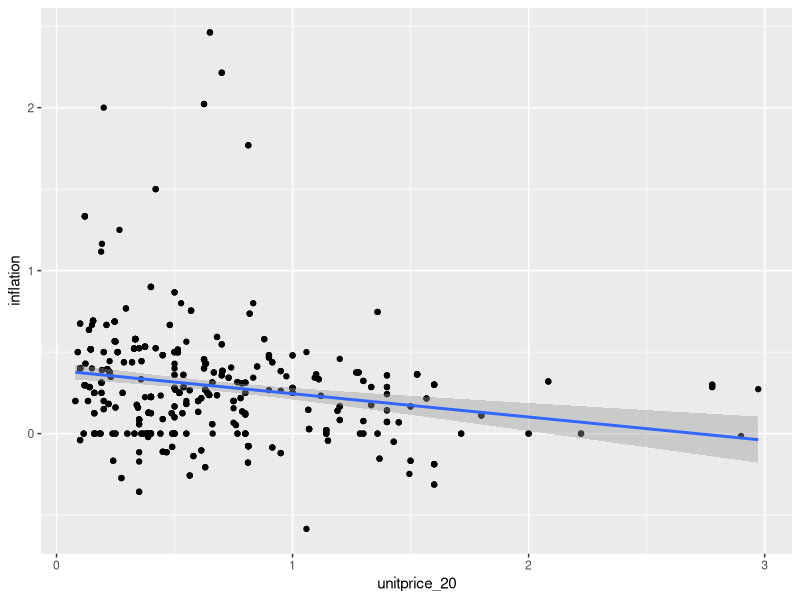
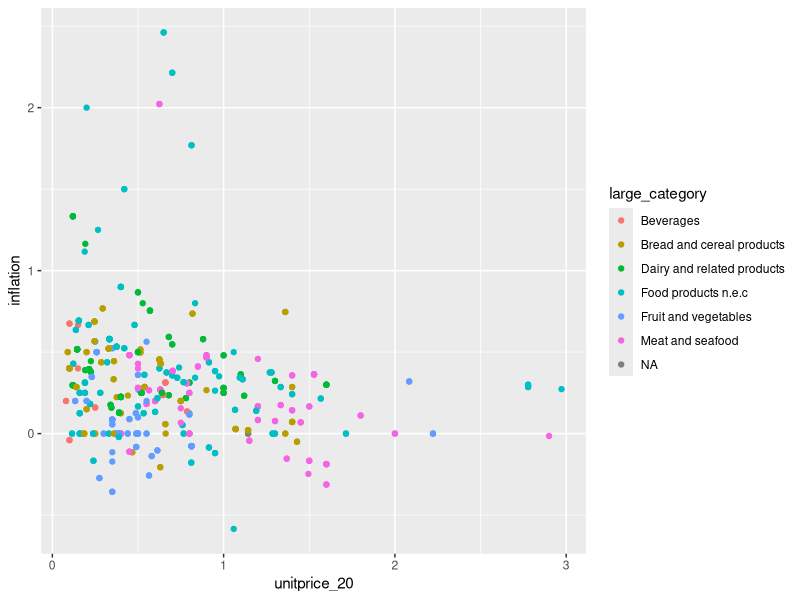
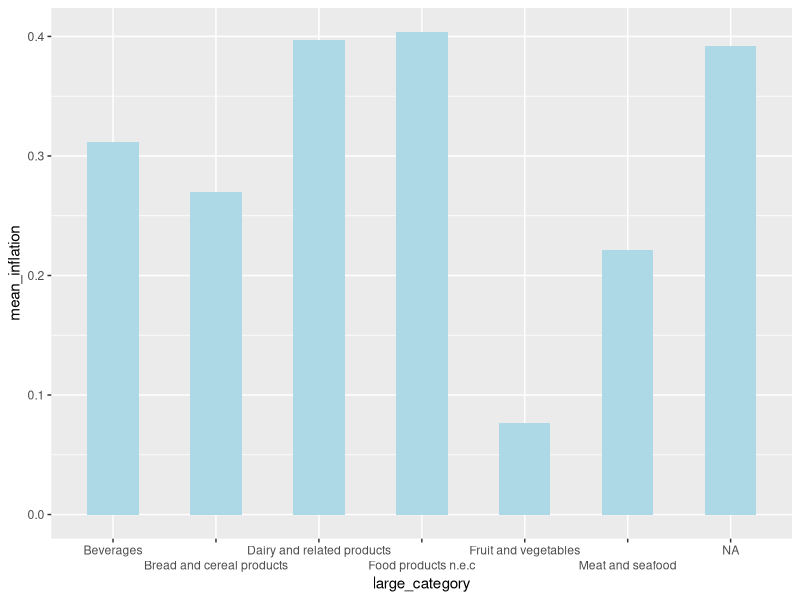
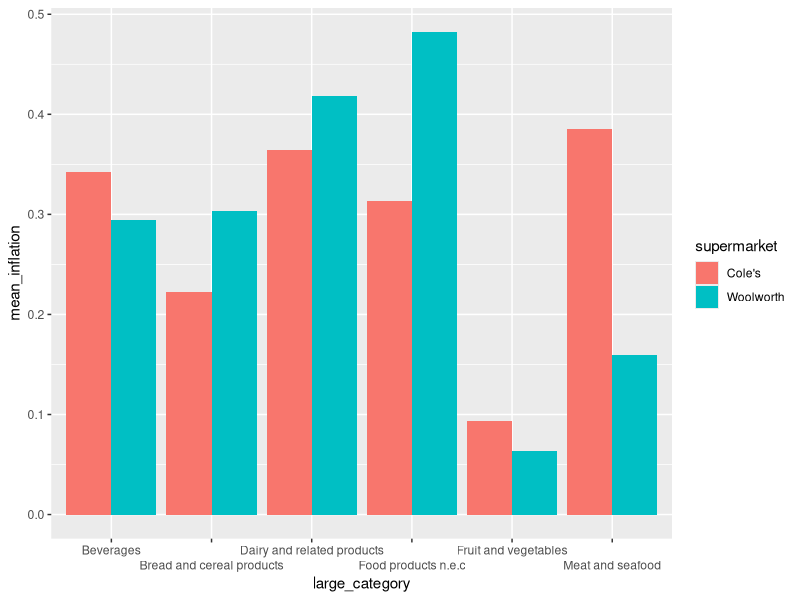

The R source for these figures, in order:
## ---- chunk 1
knitr::opts_chunk$set(echo = TRUE)
library(tidyverse)
## ---- chunk 2
ww_Jul <- read.csv("WW_2023Jul.csv")
coles_Jul <- read.csv("Coles_2023Jul.csv")
ww_Dec <- read.csv("WW_2023Dec.csv")
coles_Dec <- read.csv("Coles_2023Dec.csv")
data_2020 <- read.csv("2020Dec.csv")
## ---- chunk 3
match_coles_Jul <- coles_Jul %>%
  filter(is.na(substitution) & !is.na(price))
match_ww_Jul <- ww_Jul %>%
  filter(is.na(substitution) & !is.na(price))
matched_Jul <- rbind(match_coles_Jul, match_ww_Jul)

match_coles_Dec <- coles_Dec %>%
  filter(is.na(substitution) & !is.na(price))
match_coles_Dec <- match_coles_Dec[,1:14]
match_ww_Dec <- ww_Dec %>%
  filter(is.na(substitution) & !is.na(price))
matched_Dec <- rbind(match_coles_Dec, match_ww_Dec)
## ---- chunk 4
data_2020 <- data_2020 %>%
  group_by(brand, item_name, category, desc)%>%
  summarise(
    min_price = min(product_cost),
    max_price = max(product_cost),
    min_product_size = min(product_size),
    max_product_size = max(product_size)
  ) %>%
  ungroup() %>%
  select(category, desc, brand, item_name, min_price, max_price, 
         min_product_size, max_product_size)

matched_Dec <- matched_Dec %>%
  left_join(data_2020)
## ---- chunk 5
matched_Dec <- matched_Dec %>%
  filter(min_price == max_price) %>%
  filter(min_product_size == max_product_size) %>%
  filter(is.na(product_size) == F) %>%
  select(category, desc, brand, item_name, min_price, min_product_size, 
         store, price, product_size) 
colnames(matched_Dec) <- c("category", "desc", "brand", "item_name",
                           "price_20", "size_20", "store", "price_Dec", "size_Dec")
matched_Dec$size_Dec <- as.numeric(matched_Dec$size_Dec)
## ---- chunk 6
category_mapping <- c("Breads and rolls,  refined grain (white), unfortified" = "Bread and cereal products",
                      "Breads and rolls, refined grain, fortified" = "Bread and cereal products",
                      "Breads and rolls, wholegrain (all grains), unfortified" = "Bread and cereal products",
                      "Breads and rolls, wholegrain, fortified" = "Bread and cereal products",
                      "Breakfast cereal, RTE, fortified, sugars >20g/100g" = "Bread and cereal products",
                      "Breakfast cereal, RTE, fortified, sugars ≤20g/100g" = "Bread and cereal products",
                      "Breakfast cereal, RTE, unfortified, sugars >20g/100g" = "Bread and cereal products",
                      "Breakfast cereal, RTE, unfortified, sugars ≤20g/100g" = "Bread and cereal products",
                      "Hot porridge" = "Bread and cereal products",
                      "Rice, grains and flours" = "Bread and cereal products",
                      "Batter‐based products" = "Meat and seafood",
                      "Eggs, without additions" = "Meat and seafood",
                      "Fish, processed, battered or crumbed" = "Meat and seafood",
                      "Fish, processed, tinned" = "Meat and seafood",
                      "Fish, unprocessed, without additions" = "Meat and seafood",
                      "Processed meat" = "Meat and seafood",
                      "Red meat, fat fully-trimmed" = "Meat and seafood",
                      "Red meat, untrimmed or semi-trimmed" = "Meat and seafood",
                      "Ultra-processed meats" = "Meat and seafood",
                      "Cheese" = "Dairy and related products",
                      "Cream" = "Dairy and related products",
                      "Dairy milk, full fat" = "Dairy and related products",
                      "Dairy milk, reduced fat or skim" = "Dairy and related products",
                      "Flavoured milk" = "Dairy and related products",
                      "Solid fats" = "Dairy and related products",
                      "Ultra-processed cheese" = "Dairy and related products",
                      "Yoghurt, full fat" = "Dairy and related products",
                      "Yoghurt, reduced fat" = "Dairy and related products",
                      "Commercial fruit, in brine or juice" = "Fruit and vegetables",
                      "Commercial fruit, in syrup" = "Fruit and vegetables",
                      "Dried fruit" = "Fruit and vegetables",
                      "Fruit" = "Fruit and vegetables",
                      "Green leafy vegetables" = "Fruit and vegetables",
                      "Orange/yellow vegetables" = "Fruit and vegetables",
                      "Other vegetables" = "Fruit and vegetables",
                      "Potatoes, unprocessed" = "Fruit and vegetables",
                      "Vegetable dishes" = "Fruit and vegetables",
                      "Dairy milk substitutes" = "Food products n.e.c",
                      "Desserts" = "Food products n.e.c",
                      "Dips" = "Food products n.e.c",
                      "Legumes and legume dishes" = "Food products n.e.c",
                      "Margarines and margarine-like spreads" = "Food products n.e.c",
                      "Meat substitutes and dishes" = "Food products n.e.c",
                      "Muffins and scones" = "Food products n.e.c",
                      "Oils" = "Food products n.e.c",
                      "Pasta and noodles, plain" = "Food products n.e.c",
                      "Pasta and noodles, with additions" = "Food products n.e.c",
                      "Potatoes, processed" = "Food products n.e.c",
                      "Savoury biscuits" = "Food products n.e.c",
                      "Savoury snacks" = "Food products n.e.c",
                      "Seeds and nuts" = "Food products n.e.c",
                      "Sweet snacks"  = "Food products n.e.c",
                      "Sweet spreads and syrups" = "Food products n.e.c",
                      "Fruit and vegetable juice" = "Beverages",
                      "Liquid breakfast, fortified beverages (like Milo)" = "Beverages",
                      "Sweetened beverages" = "Beverages",
                      "Poultry" = "Meat and seafood")

matched_Dec <- matched_Dec %>%
  mutate(large_category = case_when(
    category %in% names(category_mapping) ~ category_mapping[category],
    TRUE ~ as.character(category)))
## ---- chunk 7
matched_Dec <- matched_Dec %>%
  mutate(unitprice_20 = price_20*100/size_20, 
         unitprice_Dec = price_Dec*100/size_Dec,
         inflation = unitprice_Dec/unitprice_20 - 1)
## ---- chunk 8
inflation_summary <- matched_Dec %>%
  group_by(category)%>%
  summarise(mean_inflation = mean(inflation, na.rm = TRUE))

mean(matched_Dec$inflation)
summary(matched_Dec$inflation)
## ---- chunk 9
ggplot(matched_Dec, aes(x = unitprice_20, y = inflation)) +
  geom_point() + geom_smooth(method = "lm")
## ---- chunk 10
ggplot(matched_Dec, aes(x = unitprice_20, y = inflation, col = large_category)) +
  geom_point()
## ---- chunk 11
CPI_category <- matched_Dec %>%
  group_by(large_category) %>%
  summarise(mean_inflation = mean(inflation, na.rm = TRUE))

ggplot(data = CPI_category, aes(x = large_category, y = mean_inflation)) +
  geom_col(fill = "lightblue", width = 0.5) + guides(x = guide_axis(n.dodge = 2))
## ---- chunk 12
matched_Jul <- matched_Jul %>%
  left_join(matched_Dec) %>%
  filter(!is.na(price_Dec)) %>%
  filter(!is.na(product_size)) %>%
  select(category, desc, brand, item_name, store, price, product_size, price_Dec, size_Dec)
colnames(matched_Jul) <- c("category", "desc", "brand", "item_name", "store", "price_Jul", 
                           "size_Jul", "price_Dec", "size_Dec")
## ---- chunk 13
matched_Jul <- matched_Jul %>%
  mutate(unitprice_Jul = price_Jul*100/size_Jul, 
         unitprice_Dec = price_Dec*100/size_Dec,
         inflation = unitprice_Dec/unitprice_Jul - 1)

infla_JvD_summary <- matched_Jul %>%
  group_by(category) %>%
  summarise(mean_inflation = mean(inflation, na.rm = TRUE))

mean(matched_Jul$inflation)
## ---- chunk 14
named <- matched_Dec %>%
  filter(brand != "Woolworths") %>%
  filter(brand != "Coles")

wool <- matched_Dec %>%
  filter(brand == "Woolworths")
col <- matched_Dec %>%
  filter(brand == "Coles")
no_name <- rbind(wool, col)

infla_named <- named %>%
  mutate(inflation = unitprice_Dec/unitprice_20-1)%>%
  select(brand, item_name, category, desc, inflation, unitprice_Dec, unitprice_20)

infla_no_name <- no_name %>%
  mutate(inflation = unitprice_Dec/unitprice_20-1)%>%
  select(brand, item_name, category, desc, inflation, unitprice_Dec, unitprice_20)

mean(named$inflation)
mean(no_name$inflation)
## ---- chunk 15
a <- filter(matched_Dec, store == "Merrylands")
b <- filter(matched_Dec, store == "Auburn")
c <- filter(matched_Dec, store == "East Village")
d <- filter(matched_Dec, store == "Burwood")

low_eco <- rbind(a,b)
med_eco <- rbind(c,d)

infla_loweco <- low_eco %>%
  mutate(inflation = unitprice_Dec/unitprice_20-1)%>%
  select(brand, item_name, category, desc, inflation, unitprice_Dec, unitprice_20)

infla_medeco <- med_eco %>%
  mutate(inflation = unitprice_Dec/unitprice_20-1)%>%
  select(brand, item_name, category, desc, inflation, unitprice_Dec, unitprice_20)

mean(infla_loweco$inflation)
mean(infla_medeco$inflation)
## ---- chunk 16
match_coles_Dec <- match_coles_Dec %>%
  left_join(data_2020) %>%
  filter(min_price == max_price) %>%
  filter(min_product_size == max_product_size) %>%
  filter(is.na(product_size) == F) %>%
  select(category, desc, brand, item_name, min_price, min_product_size, 
         store, price, product_size) 
colnames(match_coles_Dec) <- c("category", "desc", "brand", "item_name",
                           "price_20", "size_20", "store", "price_Dec", "size_Dec")
match_coles_Dec$size_Dec <- as.numeric(match_coles_Dec$size_Dec)

match_ww_Dec <- match_ww_Dec %>%
  left_join(data_2020) %>% 
  filter(min_price == max_price) %>%
  filter(min_product_size == max_product_size) %>%
  filter(is.na(product_size) == F) %>%
  select(category, desc, brand, item_name, min_price, min_product_size, 
         store, price, product_size) 
colnames(match_ww_Dec) <- c("category", "desc", "brand", "item_name",
                           "price_20", "size_20", "store", "price_Dec", "size_Dec")

match_ww_Dec <- match_ww_Dec %>%
  mutate(large_category = case_when(
    category %in% names(category_mapping) ~ category_mapping[category],
    TRUE ~ as.character(category)))

match_coles_Dec <- match_coles_Dec %>%
  mutate(large_category = case_when(
    category %in% names(category_mapping) ~ category_mapping[category],
    TRUE ~ as.character(category)))

inflation_ww <- match_ww_Dec %>%
  mutate(unit_price_20 = price_20*100/size_20,
         unit_price_Dec = price_Dec*100/size_Dec,
         inflation = unit_price_Dec/unit_price_20-1)

inflation_coles <- match_coles_Dec %>%
  mutate(unit_price_20 = price_20*100/size_20,
         unit_price_Dec = price_Dec*100/size_Dec,
         inflation = unit_price_Dec/unit_price_20-1)

mean(inflation_ww$inflation)
mean(inflation_coles$inflation)
## ---- chunk 17
WvsC <- rbind(inflation_coles, inflation_ww) 

store_mapping <- c("East Village" = "Cole's",
                   "Merrylands" = "Cole's",
                   "Auburn" = "Woolworth",
                   "Burwood" = "Woolworth")

WvsC <- WvsC %>%
  mutate(supermarket = case_when(
    store %in% names(store_mapping) ~ store_mapping[store],
    TRUE ~ as.character(store)))

by_category <- WvsC %>%
  group_by(large_category, supermarket) %>%
  summarise(mean_inflation = mean(inflation, na.rm = TRUE))

ggplot(data = by_category[1:12,], aes(x = large_category, y = mean_inflation, fill = supermarket)) +
  geom_bar(stat = "identity", position = 'dodge') + guides(x = guide_axis(n.dodge = 2))
## ---- chunk 18
price_ww <- inflation_ww %>%
  group_by(category) %>%
  summarise(mean_unitprice = mean(unit_price_Dec, na.rm = TRUE))

price_coles <- inflation_coles %>%
  group_by(category) %>%
  summarise(mean_unitprice = mean(unit_price_Dec, na.rm = TRUE))

mean(inflation_ww$unit_price_Dec)
mean(inflation_coles$unit_price_Dec)
## ---- chunk 19
# Dec 2020 vs Dec 2023 inflation rate for each category
#View(inflation_summary)

# Dec 2020 vs Dec 2023 inflation rate for larger categories (ABS's category)
#View(CPI_category)

# Jul 2023 vs Dec 2023 inflation rate for each category
#View(infla_JvD_summary)

# Comparing inflation rates for larger categories of Woolworth and Cole's
#View(by_category)

# Dataframe containing all valid observations after data cleaning for Dec 2020 vs Dec 2023
#View(matched_Dec)

# Dataframe containing all valid observations after data cleaning for Dec 2020 vs Jul 2023
#View(matched_Jul)

# Dataframe for no-named brand items
#View(infla_no_name)

# Dataframe for named brand items
#View(infla_named)

# Dataframe for stores in low econ status area
#View(infla_loweco)

# Dataframe for store in medium econ status area
#View(infla_medeco)

# Dataframe for Woolworth items
#View(inflation_ww)

# Dataframe for Coles items
#View(inflation_coles)

# average prices of each category for Woolworth in Dec 2023
#View(price_ww)

# average prices of each category for Cole's in Dec 2023
#View(price_coles)
